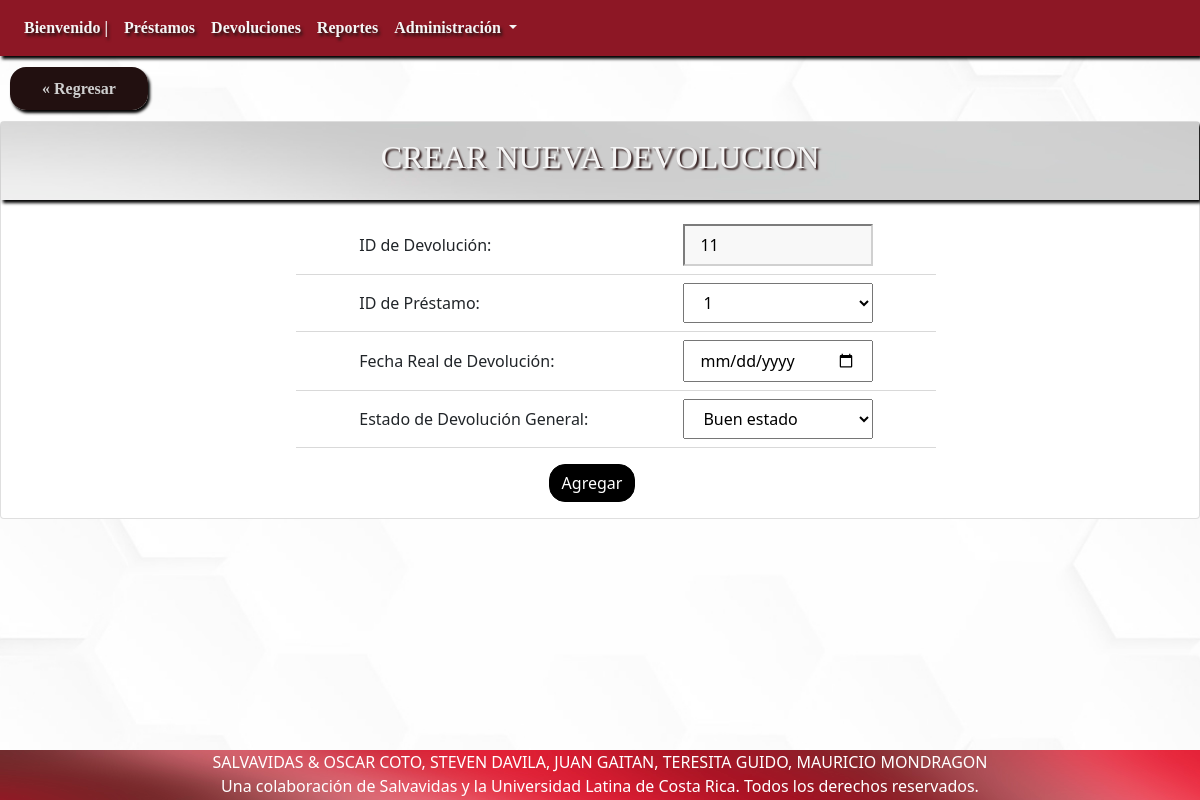
The app's page /?c=crearDevolucion, older data.
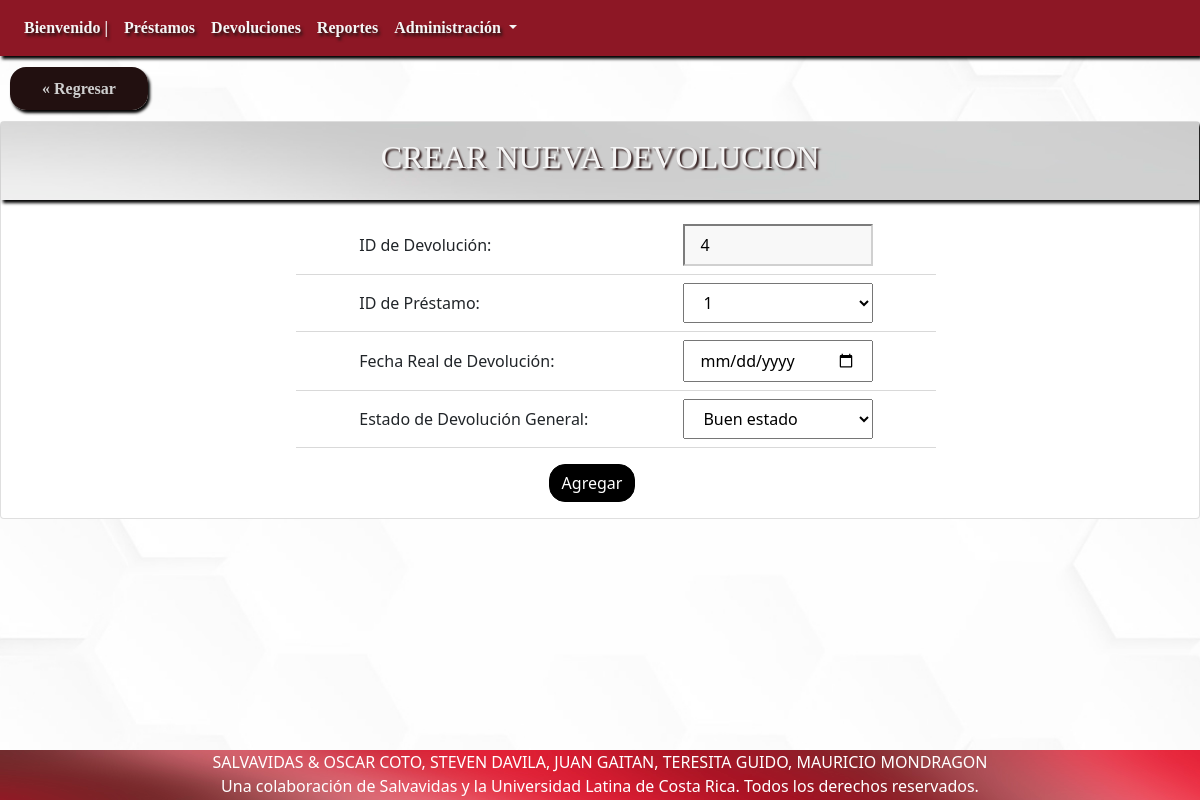
The same page, newer data.
### tables this page shows
CREATE TABLE `devolucion` (
  `idDevolucion` int(11) NOT NULL,
  `idPrestamo` int(11) NOT NULL,
  `fechaRealDevolucion` date DEFAULT current_timestamp(),
  `idEstadoDevolucionGeneral` int(11) NOT NULL
);

### Model/Devolucion.php (called while the page is built, shortened)
<?php
include_once 'model/Prestamo.php';
include_once "model/EstadoDevolucionGeneral.php";
class Devolucion {
    public function __construct($idDevolucion = 0, $idPrestamo = 0,$fechaRealDevolucion = "",$idEstadoDevolucionGeneral= 0) {
        $this->idDevolucion = $idDevolucion;
    }
    function selectLast() {
        $query = "SELECT idDevolucion FROM devolucion ORDER BY idDevolucion DESC LIMIT 1";
        $pdo = new Connection();
        $pdo = $pdo->open();
        $result = $pdo->query($query);
        $rows = [];
        foreach ($result->fetchAll() as $row) {
            $rows[] = new Devolucion($row['idDevolucion']);
        }
        return $rows;
    }
}

### Model/Prestamo.php (called while the page is built, shortened)
<?php
class Prestamo {
    public function __construct($idPrestamo = 0, $idTecnico = "",$fechaPrestamo = "",$fechaEsperadaDevolucion="",
    $cliente = "") {
        $this->idPrestamo = $idPrestamo;
    }
    function seleccionarAllPrestamo() {
        $query = "SELECT * FROM prestamo";
        $pdo = new Connection();
        $pdo = $pdo->open();
        $result = $pdo->query($query);
        $rows = [];
        foreach ($result->fetchAll() as $row) {
            $rows[] = new Prestamo($row['idPrestamo'], $row['idTecnico'],$row['fechaPrestamo'],$row['fechaEsperadaDevolucion'],$row['cliente']);
        }
        return $rows;
    }
}

### Model/EstadoDevolucionGeneral.php (called while the page is built, shortened)
<?php
class EstadoDevolucionGen {
    public function __construct($idEstadoDevolucionGeneral = 0, $descripcionEstadoDevolucionGeneral = "") {
        $this->idEstadoDevolucionGeneral = $idEstadoDevolucionGeneral;
        $this->descripcionEstadoDevolucionGeneral = $descripcionEstadoDevolucionGeneral;
    }
    function seleccionarAllEstadoDevolucionGen() {
        $query = "SELECT * FROM estadodevoluciongeneral";
        $pdo = new Connection();
        $pdo = $pdo->open();
        $result = $pdo->query($query);
        $rows = [];
        foreach ($result->fetchAll() as $row) {
            $rows[] = new EstadoDevolucionGen($row['idEstadoDevolucionGeneral'], $row['descripcionEstadoDevolucionGeneral']);
        }
        return $rows;
    }
}

### View/crearDevolucion.php (the view)
<div class="upside">
    <a href="?c=detalleAllDevolucion" class="Inicio">« Regresar </a>
</div>
<div class="card" id="ListaCompleta">
    <div class="card-title">
        <h2> CREAR NUEVA DEVOLUCION </h2>
    </div>
    <form method="POST" action="?c=crearDevolucion" class='formulario'>
        <div class="form-group" align="center" >
            <div class="col-md-12 col-xl-12 col-sm-12" >
                <label for="idDevolucion" class='label_form'>ID de Devolución: </label>
                <?php foreach ($last as $id) { ?>
                <input type="number" class="col-sm-2 col-form-label" id="input_form" name="idDevolucion" value="<?php echo $id->idDevolucion+1; ?>" style="background-color:#f8f8f8; border-color: #d0d0d0" readonly>
                <?php } ?>
            </div>
            <div class="dropdown-divider" id="dropdown-divider-form"></div>
            <div class="col-md-12 col-xl-12 col-sm-12" >
                <label for="idPrestamo" class='label_form'>ID de Préstamo:  </label>
                <select class="col-sm-2 col-form-label" name="idPrestamo" id="input_form">
                <?php foreach ($allPrestamo as $prestamo) { ?>
                    <option value="<?php echo $prestamo->idPrestamo; ?>"><?php echo $prestamo->idPrestamo; ?></option>
                <?php } ?>
                </select>
            </div>
            <div class="dropdown-divider" id="dropdown-divider-form"></div>
            <div class="col-md-12 col-xl-12 col-sm-12" >
                <label for="fechaRealDevolucion" class='label_form'>Fecha Real de Devolución: </label>
                <input type="date" class="col-sm-2 col-form-label" name="fechaRealDevolucion" required>
            </div>
            <div class="dropdown-divider" id="dropdown-divider-form"></div>
            <div class="col-md-12 col-xl-12 col-sm-12" >
                <label for="idEstadoDevolucionGeneral" class='label_form'>Estado de Devolución General:  </label>
                <select class="col-sm-2 col-form-label" name="idEstadoDevolucionGeneral" id="input_form">
                <?php foreach ($allEstadoDevGnrl as $value) { ?>
                    <option value="<?php echo $value->idEstadoDevolucionGeneral; ?>"><?php echo $value->descripcionEstadoDevolucionGeneral;?></option>
                <?php } ?>
                </select>
            </div>
            <div class="dropdown-divider" id="dropdown-divider-form"></div>
        </div>
        <div class="form-button" align="center" >
            <button type="submit" class="btn btn-primary boton-form" id="submit-button">Agregar</button>
        </div>
    </form>
</div>

Row changes from the older to the newer data that the page shows:
removed devolucion: idDevolucion "11"
added devolucion: idDevolucion "4"
